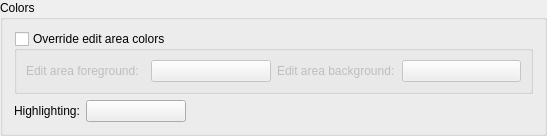
    <widget class="QGroupBox" name="groupBox_12">
     <property name="title">
      <string>Colors</string>
     </property>
     <layout class="QVBoxLayout" name="verticalLayout_10">
      <item>
       <widget class="QGroupBox" name="editAreaOverrideCheckBox">
        <property name="toolTip">
         <string>Select to set the color of the edit area different to the default style</string>
        </property>
        <property name="title">
         <string>Override edit area colors</string>
        </property>
        <property name="checkable">
         <bool>true</bool>
        </property>
        <property name="checked">
         <bool>false</bool>
        </property>
        <layout class="QHBoxLayout" name="horizontalLayout_7">
         <item>
          <widget class="QLabel" name="TextLabel2_2_2_2_2_12">
           <property name="text">
            <string>Edit area foreground:</string>
           </property>
          </widget>
         </item>
         <item>
          <widget class="QPushButton" name="editAreaForegroundButton">
           <property name="minimumSize">
            <size>
             <width>100</width>
             <height>0</height>
            </size>
           </property>
           <property name="toolTip">
            <string>Select the foreground color for the edit area.</string>
           </property>
           <property name="text">
            <string/>
           </property>
          </widget>
         </item>
         <item>
          <widget class="QLabel" name="TextLabel2_2_2_2_2_11">
           <property name="text">
            <string>Edit area background:</string>
           </property>
          </widget>
         </item>
         <item>
          <widget class="QPushButton" name="editAreaBackgroundButton">
           <property name="minimumSize">
            <size>
             <width>100</width>
             <height>0</height>
            </size>
           </property>
           <property name="toolTip">
            <string>Select the background color for the edit area.</string>
           </property>
           <property name="text">
            <string/>
           </property>
          </widget>
         </item>
        </layout>
       </widget>
      </item>
      <item>
       <layout class="QHBoxLayout" name="horizontalLayout_8">
        <item>
         <widget class="QLabel" name="label_20">
          <property name="text">
           <string>Highlighting:</string>
          </property>
         </widget>
        </item>
        <item>
         <widget class="QPushButton" name="highlightingBackgroundButton">
          <property name="minimumSize">
           <size>
            <width>100</width>
            <height>0</height>
           </size>
          </property>
          <property name="toolTip">
           <string>Select the color for the caret.</string>
          </property>
          <property name="text">
           <string/>
          </property>
         </widget>
        </item>
        <item>
         <spacer name="spacer">
          <property name="orientation">
           <enum>Qt::Horizontal</enum>
          </property>
          <property name="sizeType">
           <enum>QSizePolicy::Expanding</enum>
          </property>
          <property name="sizeHint" stdset="0">
           <size>
            <width>347</width>
            <height>20</height>
           </size>
          </property>
         </spacer>
        </item>
       </layout>
      </item>
     </layout>
    </widget>
